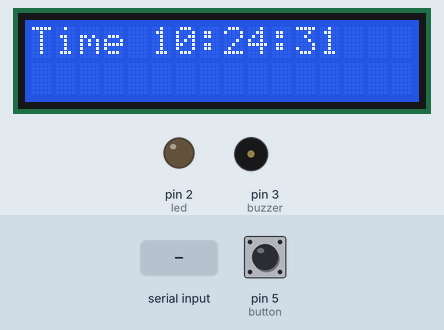
Simulated run of this sketch. Board: Arduino Uno, built with avr-gcc and run on an emulated ATmega328P. Shown: 16×2 character LCD, output pins drawn as LEDs (lit = HIGH), buzzer (waves = sounding, pin HIGH). Inputs (shaded band) come from the test bench; at power-on: pin 5 (button) LOW. The local clock reads 2024-03-15 10:24:30 at power-on unless the sketch sets it; what the sketch prints to the serial monitor is not drawn.

Above: at 1.2 s.
1.3 s: "u90\n" received over Serial
At 1.7 s:
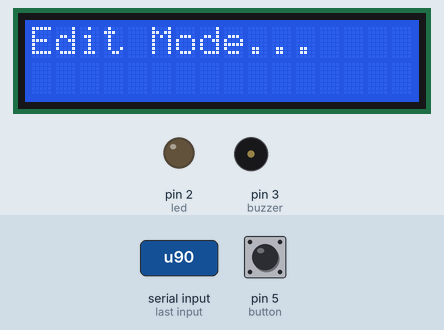
2.8 s: "-1" received over Serial
At 4.8 s:
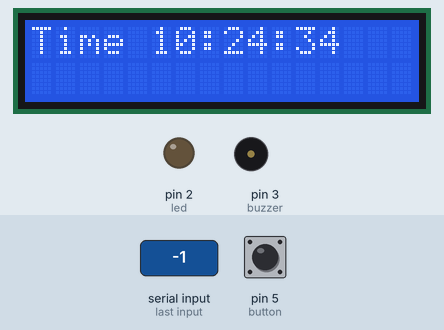
5.5 s: pin 5 (button) pulled HIGH for 0.15 s
At 6.4 s:
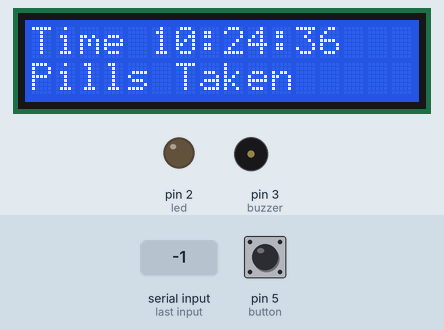
8.6 s: pin 5 (button) pulled HIGH for 3.2 s
At 9.0 s:
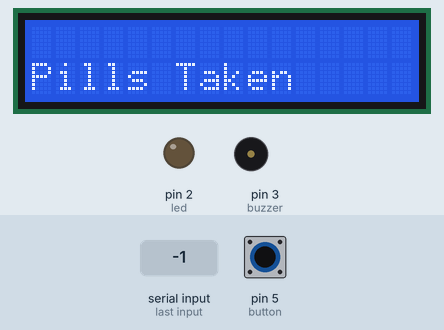
13.3 s: "u,45\n" received over Serial
At 14.4 s:
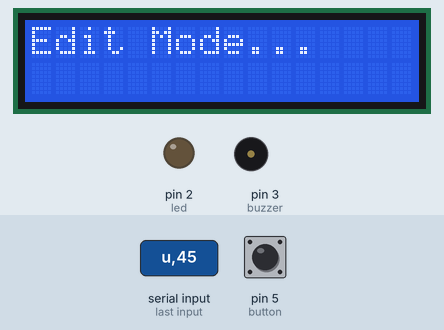
Timing chart, 0 to 15.8 s (numbered marks = the images above; inputs shaded):
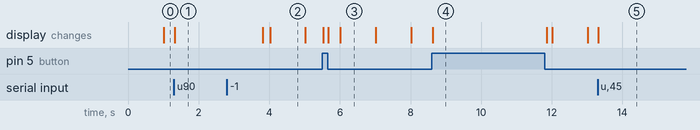

Measured:
- after the input at 1.3 s, the display: changes at once (image 1)
- after the input at 2.8 s, the display: first changes after 1.0 s (image 2 shows a later state)
- after the input at 5.5 s, the display: first changes at once (image 3 shows a later state)
- after the input at 8.6 s, the display: changes at once (image 4)
- after the input at 13.3 s, the display: changes at once (image 5)
- what the display in image 2 shows lasts 1.0 s, from 4.0 s to 5.0 s

The sketch:

FinalPillDispenser.ino
```cpp
#include <Arduino.h>
#include <Wire.h>
#include <LiquidCrystal_I2C.h>
#include <RTClib.h>
#include <AccelStepper.h>

// LCD setup
LiquidCrystal_I2C lcd(0x27, 16, 2);

// RTC setup
RTC_DS3231 rtc;

// Motor pin definitions
#define motorPin1  8
#define motorPin2  9
#define motorPin3  10
#define motorPin4  11

#define MotorInterfaceType 8
AccelStepper stepper = AccelStepper(MotorInterfaceType, motorPin1, motorPin3, motorPin2, motorPin4);

// Time settings for pill dispensing
int amHr = 8, amMin = 0, amSec = 0;
int pmHr = 00, pmMin = 40, pmSec = 20;

// Pin definitions
const int led = 2;
const int button = 5;
const int buzzer = 3;

// Button state
int buttonState = 0;

// Minimum and maximum values structure for each input
typedef struct minMax_t {
  int minimum;
  int maximum;
};

// Function to validate user input
bool checkInput(const int value, const minMax_t minMax) {
  if ((value >= minMax.minimum) && (value <= minMax.maximum))
    return true;

  Serial.print(value);
  Serial.print(" is out of range ");
  Serial.print(minMax.minimum);
  Serial.print(" - ");
  Serial.println(minMax.maximum);
  return false;
}

// Function to update RTC time using user input
void updateRTC() {
  lcd.clear();
  lcd.setCursor(0, 0);
  lcd.print("Edit Mode...");

  const char txt[6][15] = { "year [4-digit]", "month [1~12]", "day [1~31]", "hours [0~23]", "minutes [0~59]", "seconds [0~59]" };
  const minMax_t minMax[] = { {2000, 9999}, {1, 12}, {1, 31}, {0, 23}, {0, 59}, {0, 59} };

  String str = "";
  long newDate[6];
  DateTime newDateTime;

  while (1) {
    while (Serial.available()) {
      Serial.read();  // Clear serial buffer
    }

    for (int i = 0; i < 6; i++) {
      while (1) {
        Serial.print("Enter ");
        Serial.print(txt[i]);
        Serial.print(" (or -1 to abort) : ");

        while (!Serial.available()) {
          ; // Wait for user input
        }

        str = Serial.readString();  // Read user input

        if ((str == "-1") || (str == "-1\n") || (str == "-1\r") || (str == "-1\r\n")) {
          Serial.println("\nABORTED");
          return;
        }

        newDate[i] = str.toInt();   // Convert user input to number and save to array

        if (checkInput(newDate[i], minMax[i]))
          break;
      }

      Serial.println(newDate[i]); // Show user their input
    }

    newDateTime = DateTime(newDate[0], newDate[1], newDate[2], newDate[3], newDate[4], newDate[5]);
    if (newDateTime.isValid())
      break;

    Serial.println("Date/time entered was invalid, please try again.");
  }

  rtc.adjust(newDateTime);
  Serial.println("RTC Updated!");
}

// Function to update LCD text
void updateLCD() {
  DateTime rtcTime = rtc.now();
  char timeBuffer[] = "hh:mm:ss";

  lcd.setCursor(0, 0);
  lcd.print("Time");
  lcd.setCursor(5, 0);
  lcd.print(rtcTime.toString(timeBuffer));
}

void setup() {
  stepper.setMaxSpeed(1000);
  Serial.begin(9600);
  lcd.begin(16, 2);
  lcd.backlight();
  rtc.begin();
  pinMode(led, OUTPUT);
  pinMode(button, INPUT);
  pinMode(buzzer, OUTPUT);
}

void loop() {
  DateTime rtcTime = rtc.now();
  buttonState = digitalRead(button);

  updateLCD();

  if (rtcTime.hour() == amHr && rtcTime.minute() == amMin && rtcTime.second() == amSec) {
    lcd.clear();
    rotateAM(); // Start stepper
  }

  if (rtcTime.hour() == pmHr && rtcTime.minute() == pmMin && rtcTime.second() == pmSec) {
    lcd.clear();
    rotatePM(); // Start stepper
  }

  if (buttonState == HIGH) {
    lcd.clear();
    digitalWrite(led, LOW);
    lcd.setCursor(0, 1);
    lcd.print("Pills Taken");
  }

  if (Serial.available()) {
    char input = Serial.read();
    if (input == 'u') updateRTC();
  }
}

void rotateAM() {
  stepper.enableOutputs();
  stepper.setCurrentPosition(0);

  while (stepper.currentPosition() != 2048) {
    stepper.setSpeed(500);
    stepper.runSpeed();
  }

  stepper.disableOutputs();
  digitalWrite(led, HIGH);
  lcd.setCursor(0, 1);
  lcd.print("Take your pill!");
  ringBuzzer();
}

void rotatePM() {
  stepper.enableOutputs();
  stepper.setCurrentPosition(0);

  while (stepper.currentPosition() != 2048) {
    stepper.setSpeed(500);
    stepper.runSpeed();
  }

  stepper.disableOutputs();
  lcd.setCursor(0, 1);
  lcd.print("Take your Pill!");
  digitalWrite(led, HIGH);
  ringBuzzer();
}

void ringBuzzer() {
  digitalWrite(buzzer, HIGH);
  delay(2000);  // Buzzer rings for 2 seconds
  digitalWrite(buzzer, LOW);
}

void rotateOver() {
  stepper.enableOutputs();
  stepper.setCurrentPosition(0);

  while (stepper.currentPosition() != 2048) {
    stepper.setSpeed(500);
    stepper.runSpeed();
  }

  stepper.disableOutputs();
  lcd.setCursor(0, 1);
  lcd.print("Timer Overridden");
  digitalWrite(led, HIGH);
}
```
